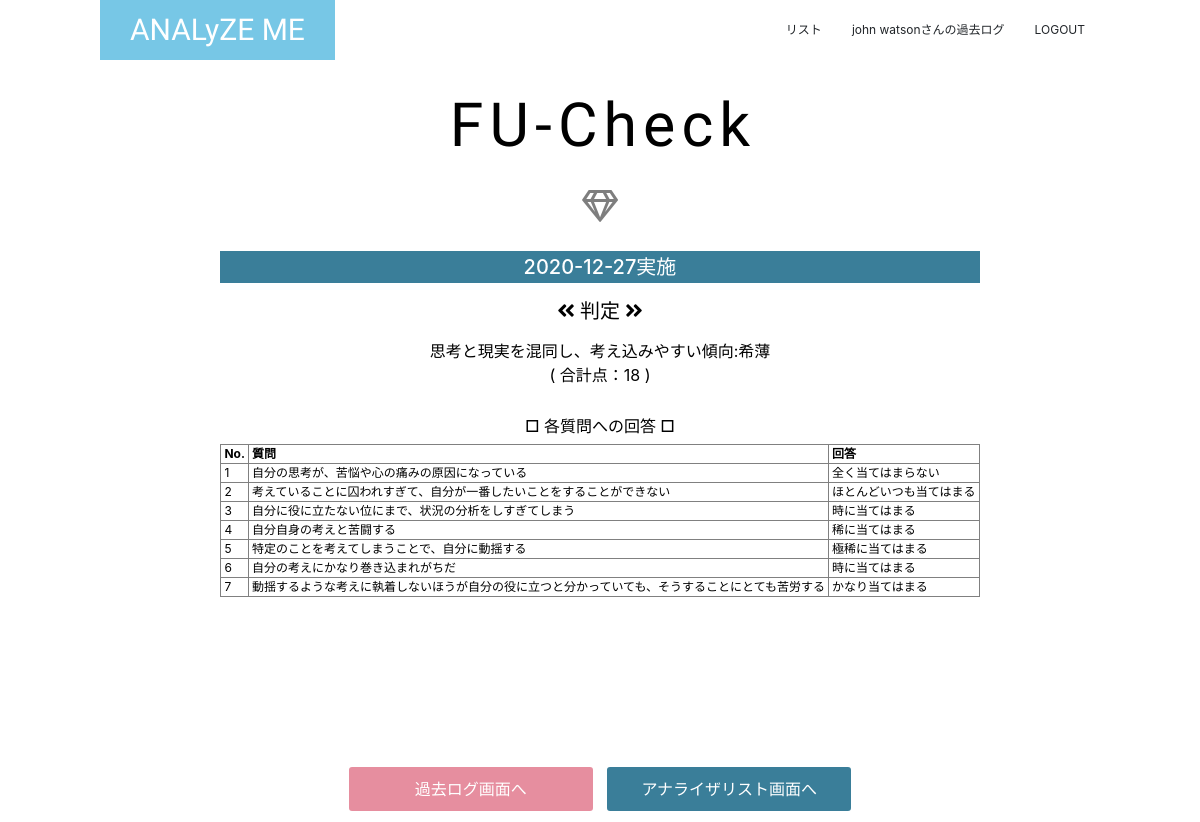
The page /result/fu/2/ (signed in) on the database its author committed.
### analyze_me/models/user.py (models this page shows, shortened)
class User(UserMixin, db.Model):
    __tablename__ = 'user'
    id = db.Column(db.Integer, primary_key=True)
    user_id = db.Column(db.String(50), unique=True)
    name = db.Column(db.String(30))
    password = db.Column(db.String(20), unique=True)
    created_at = db.Column(db.DateTime)
    fu_results = relationship('FU_results')
    eq_results = relationship('EQ_results')
    ces_results = relationship('CES_results')
    pom_results = relationship('POM_results')
    teg_results = relationship('TEG_results')

### analyze_me/models/results.py (models this page shows, shortened)
class FU_results(db.Model):
    __tablename__ = 'fu_results'
    id = db.Column(db.Integer, primary_key=True, nullable=False)
    answers = db.Column(db.PickleType, nullable=True)
    a_sum = db.Column(db.Integer, nullable=True)
    judge = db.Column(db.String(200), nullable=True)
    created_at = db.Column(db.DateTime)
    user_id = db.Column(db.Integer, db.ForeignKey('user.id', onupdate='CASCADE', ondelete='CASCADE'), nullable=False)

### analyze_me/views/views.py (the view)
@views.route('/result/<ex_id>/<result_id>/', methods=['GET'])
@login_required
def result(ex_id, result_id):
    ana = analyzer_service.setting_analyzer(ex_id)
    result = views_service.find_one(ex_id, result_id)
    if ex_id == 'pom' or ex_id == 'teg':
        g_fac, g_sum = graph_service.ex_one_data(ex_id, result_id)
        return render_template('logs/result_graph.html', \
                               ex_id=ex_id, result_id=result_id, \
                               ana=ana, result=result, g_fac=g_fac, g_sum=g_sum)
    else:
        return render_template('logs/result.html', \
                                ex_id=ex_id, result_id=result_id, \
                                ana=ana, result=result)

### analyze_me/__init__.py (called while the page is built)
def create_app():
    app = Flask(__name__)
    app.config.from_object('analyze_me.config')
    db.init_app(app)
    login_manager = LoginManager()
    login_manager.login_view = 'auth.login'
    login_manager.init_app(app)
    from analyze_me.models.user import User
    from analyze_me.models.results import FU_results, EQ_results, \
        CES_results, POM_results, TEG_results
    @login_manager.user_loader
    def load_user(user_id):
        return User.query.get(int(user_id))
    from analyze_me.views.views import views
    app.register_blueprint(views)
    from analyze_me.views.auth import auth
    app.register_blueprint(auth)
    from analyze_me.views.analyzes import analyzes
    app.register_blueprint(analyzes, url_prefix='/analyzes')
    return app

### analyze_me/services/analyzer_service.py (called while the page is built)
def setting_analyzer(ex_id):
    if not ex_id:
        raise Exception
    elif ex_id == "fu":
        return FU()
    elif ex_id == "eq":
        return EQ()
    elif ex_id == 'ces':
        return CES_D()
    elif ex_id == 'pom':
        return POMS()
    elif ex_id == 'teg':
        return TEG()
    print("EX_ID:{}".format(ex_id))

### analyze_me/services/views_service.py (called while the page is built)
def find_one(ex_id, result_id):
    if not result_id:
        raise Exception
    elif ex_id == "fu":
        return FU_results.query.filter_by(id=result_id).first()
    elif ex_id == "eq":
        return EQ_results.query.filter_by(id=result_id).first()
    elif ex_id == "ces":
        return CES_results.query.filter_by(id=result_id).first()
    elif ex_id == "pom":
        return POM_results.query.filter_by(id=result_id).first()
    elif ex_id == "teg":
        return TEG_results.query.filter_by(id=result_id).first()

### analyze_me/templates/logs/result.html
{% extends "layout.html" %}
{% block body %}
<section class="resA">
    <div class="con">
        <h2>{{ ana.name }}</h2>
        <p class="symbol"><span class="far fa-gem"></span></p>
        <h5 class="jishi">
            {{ "{0:%Y-%m-%d}".format(result.created_at) }}実施
        </h5>
        <h5>
            <span class="fas fa-angle-double-left"></span>
            判定
            <span class="fas fa-angle-double-right"></span>
        </h5>
        <p>{{ result.judge }}</p>
        <p class="sum">( 合計点：{{ result.a_sum }} )</p>
        <h6>□ 各質問への回答 □</h6>
        <div class="tbl">
        <table border="1">
            <tr>
                <th>No.</th>
                <th>質問</th>
                <th>回答</th>
            </tr>
            {% for que in range(0, ana.queries|length) %}
            <tr>
                <td>{{ que+1 }}</td>
                <td>{{ ana.queries[que] }}</td>
                <td>{{ result.answers[que] }}</td>
            </tr>
            {% endfor %}
        </table>
        </div>
        <a href="{{ url_for('views.show_logs') }}">過去ログ画面へ</a>
        <a href="{{ url_for('analyzes.analyzer_list') }}" class="list-btn">アナライザリスト画面へ</a>
    </div>
</section>
{% endblock %}

### analyze_me/templates/layout.html (shortened to what this page needs)
<!DOCTYPE html>
<html lang="ja">
<head>
    {% block head %}
    <link rel="stylesheet" href="{{ url_for('static', filename='style.css')}}">
    <link rel="stylesheet" href="https://stackpath.bootstrapcdn.com/bootstrap/4.5.0/css/bootstrap.min.css">
    <link rel="stylesheet" href="https://use.fontawesome.com/releases/v5.15.1/css/all.css">
    {% endblock %}
</head>
<body>
<div>
    <header>
        <nav class="conH">
            <div class="conH-small">
                <a class="headA" href="{{ url_for('views.index') }}">ANALyZE ME</a>
            </div>
            <div class="headB">
                <ul>
                    <li>
                        <a href="{{ url_for('analyzes.analyzer_list') }}">リスト</a>
                    </li>
                    {% if not current_user.is_authenticated %}
                    <li>
                        <a href="{{ url_for('auth.login') }}">LOGIN</a>
                    </li>
                    {% else %}
                    <li>
                        <a href="{{ url_for('views.show_logs') }}"><span>{{ current_user.name }}さんの</span>過去ログ</a>
                    </li>
                    <li>
                        <a href="{{ url_for('auth.logout') }}">LOGOUT</a>
                    </li>
                    {% endif %}
                </ul>
            </div>
        </nav>
    </header>
    {% block body %}{% endblock %}
</div>
</body>
</html>

### analyze_me/static/style.css (style rules this page uses)
:root { --main-color: #77C7E6; --accent-color: #E68E9F; --dark-color: #3A7E99; --opposite-color: #9AE665; --text-bright-color: #fff; --text-dark-color: #000; --gray-color: #ddd; --large-width: 1000px; --middle-width: 900px; }
@media (min-width: 800px) { :root { font-size: 16px; } }
body { margin: 0; font-family: 'メイリオ', 'Hiragino Kaku Gothic Pro', 'sans-serif'; }
.resA { display: flex; align-items: start; justify-content: center; height: 100vh; min-height: 450px; width: 100vw; min-width: 400px; color: #000; color: var(--text-dark-color); text-align: center; margin-left: auto; margin-right: auto; }
.resA .con { margin-top: 60px; max-width: 900px; max-width: var(--middle-width); margin-left: auto; margin-right: auto; padding: 0 15px; }
.resA h2 { margin: 30px 0 0; font-family: 'Big Shoulders Stencil Display', cursive; font-size: 3.8rem; letter-spacing: 0.1em; margin-left: 0.1em; }
.resA h5 { margin: 0 0 1rem; font-size: 1.25rem; }
.resA .symbol { margin: 1.25rem; padding: 0; border: none; outline: none; background: none; font-size: 2rem; opacity: 0.5; }
.resA .jishi { padding: 4px 0; background-color: #3A7E99; background-color: var(--dark-color); color: #fff; color: var(--text-bright-color); }
.resA p { margin: 0; }
.resA .sum { margin: 0 0 30px; }
.resA .tbl { overflow-y: scroll; height: 280px; margin-bottom: 2.5rem; }
.resA table { margin: 0 auto 1rem auto; font-size: 12px; text-align: left; }
.resA table th, .resA table td { padding: 0 3px; }
.resA tr { margin: 1px 1px; }
.resA a { display: inline-block; padding: 10px; margin: 0 2px 0.5rem 2px; width: 250px; border: solid 3px currentColor; border-radius: 6px; background-color: #E68E9F; background-color: var(--accent-color); color: #fff; color: var(--text-bright-color); text-decoration: none; }
.resA .list-btn { background-color: #3A7E99; background-color: var(--dark-color); }
header { position: absolute; top: 0; left: 0; z-index: 100; width: 100%; background-color: rgba(255,255,255,0.5); }
.headA { display: inline-block; line-height: 60px; padding-left: 30px; padding-right: 30px; background-color: #77C7E6; background-color: var(--main-color); color: #fff; color: var(--text-bright-color); font-family: 'Big Shoulders Stencil Display', cursive; font-size: 30px; text-decoration: none; }
.headB ul { margin: 0; padding: 0; list-style: none; }
.headB a { display: block; padding: 15px; color: inherit; font-size: 12px; text-decoration: none; }
@media (min-width: 768px) { header .conH { display: flex; align-items: center; justify-content: space-between; max-width: 1000px; max-width: var(--large-width); margin-left: auto; margin-right: auto; } }
@media (min-width: 768px) { .headB ul { display: flex; } }
@media (min-width: 768px) { .headB { display: block !important; } }

### rows shown on the page
User: name "john watson"
FU_results: created_at "2020-12-27", judge "思考と現実を混同し、考え込みやすい傾向:希薄", a_sum "18", answers "全く当てはまらない" "ほとんどいつも当てはまる" "時に当てはまる" "稀に当てはまる" "極稀に当てはまる" "時に当てはまる" "かなり当てはまる"

### other values the page prints
{{ ana.name }} "FU-Check"
{{ que+1 }} "1" "2" "3" "4" "5" "6" "7"
{{ ana.queries[que] }} "自分の思考が、苦悩や心の痛みの原因になっている" "考えていることに囚われすぎて、自分が一番したいことをすることができない" "自分に役に立たない位にまで、状況の分析をしすぎてしまう" "自分自身の考えと苦闘する" "特定のことを考えてしまうことで、自分に動揺する" "自分の考えにかなり巻き込まれがちだ" "動揺するような考えに執着しないほうが自分の役に立つと分かっていても、そうすることにとても苦労する"
